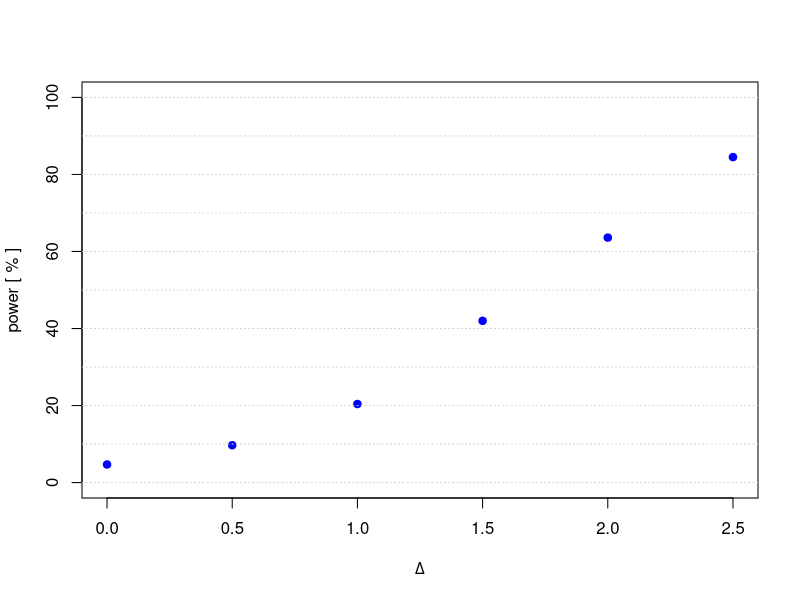

The R script that drew this image:
## ------------------------------------------------------------------------
# population SDs
sigA <- 2
sigB <- 4

# sample sizes
n <- 5
m <- 15

# standard deviation of Xbar - Ybar
se <- sqrt(sigA^2/n + sigB^2/m)

# difference between population means
delta <- 3

# critical value for alpha = 0.05
C <- qnorm(0.975)

# the power 
1 - pnorm(C - delta/se) + pnorm(-C - delta/se)

## ------------------------------------------------------------------------
# same parameters as above, but we don't know sigA and sigB

# critical value for alpha = 0.05
C <- qt(0.975, n+m-2)

# the power 
1 - pt(C, n+m-2, delta/se) + pt(-C, n+m-2, delta/se)

## ------------------------------------------------------------------------
# A
power.t.test(n=10, delta=5, sd=10)
# B
power.t.test(delta=5, sd=10, power=0.8)
# C
power.t.test(delta=5, sd=10, power=0.8, alternative="one.sided")

## ------------------------------------------------------------------------
# A function to simulate normal data and get the p-value from the t-test.

# n,m = sample sizes
# sigA,sigB = population SDs
# delta = difference between population means

sim <- function(n, m, sigA, sigB, delta){
  x <- rnorm(n, delta, sigA)
  y <- rnorm(m, 0, sigB)
  t.test(x,y)$p.value
}

# For n=5, m=10, sigA = 1, sigB = 2, and delta = 0, 0.5, 1.0, ..., 2.5, run 1000 simulations and get the p-value:

delta <- c(0.0, 0.5, 1.0, 1.5, 2.0, 2.5)
p <- matrix(nrow=1000,ncol=length(delta))
for(i in 1:length(delta)){
  for(j in 1:nrow(p)){
    p[j,i] <- sim(5, 10, 1, 2, delta[i])
  }
}

# Estimate the power
pow <- apply(p, 2, function(a) mean(a<0.05))
print(pow)
plot(delta,100*pow,xlab=expression(Delta),ylab="power [ % ]",ylim=c(0,100),pch=20,col="blue",cex=1.5)
abline(h=seq(0,100,10),lty="dotted",col="lightgrey")

